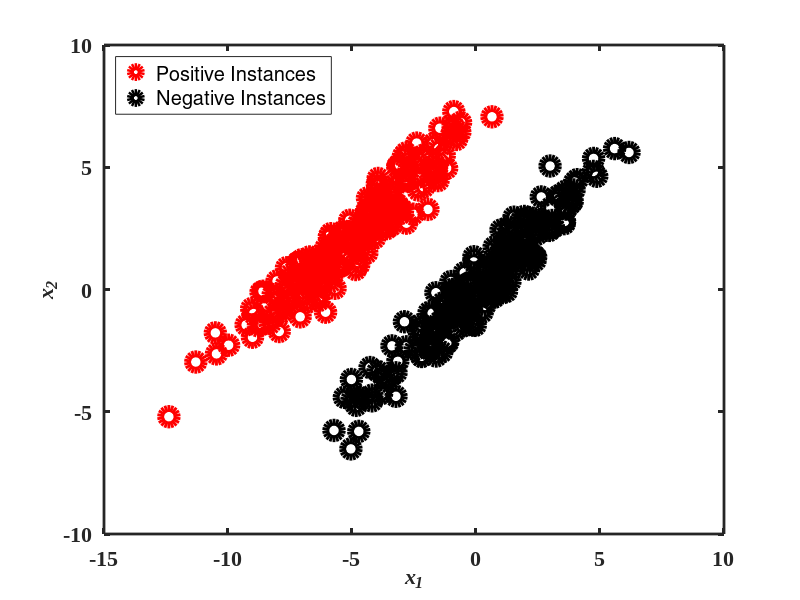

The MATLAB source for this figure: (Note: this script raises an error after producing the figure.)
% function experiment_toy_LocalLDA2()

linewidth = 5;
fontsize = 16;
markersize = 12;

% generate two classes from two Gaussian function
nSmp = 200;
nFea  =  2;
delta1 = 10;
delta2 = 0.25;
mu1 = [-2.5 5];
mu2 = [0 0];
sigma1 = diag([delta1 delta2]);
sigma2 = diag([delta1 delta2]);

% Rotation Matrix
% R = [sqrt(2)/2 sqrt(2)/2; -sqrt(2)/2 sqrt(2)/2];
theta = pi/4;
R = [cos(theta) sin(theta); -sin(theta) cos(theta)];

gnd_inst =[];
inst_data = [];
inst_data = [mvnrnd(mu1,sigma1,nSmp); mvnrnd(mu2,sigma2,nSmp)]*R;
gnd_inst =  [ones(nSmp,1);-ones(nSmp,1)];

width= 800;
height = 640; 
figure1 = figure;
axes1 = axes('Parent',figure1,'LineWidth',2,...
    'GridLineStyle','--',...
    'FontWeight','bold',...
    'FontSize',fontsize,...
    'FontName','Times New Roman');
box(axes1,'on');
hold(axes1,'all');
% Create plot
plot(inst_data(find(gnd_inst==1),1),inst_data(find(gnd_inst==1),2),...
    'MarkerSize',markersize,'Marker','o','LineWidth',linewidth,'LineStyle','none',...
    'Color',[1 0 0]);
% Create plot
plot(inst_data(find(gnd_inst==-1),1),inst_data(find(gnd_inst==-1),2),...
    'MarkerSize',markersize,'Marker','o','LineWidth',linewidth,'LineStyle','none',...
    'Color',[0 0 0]);
legend('Positive Instances', 'Negative Instances','Location','NorthWest');
% Create xlabel
xlabel('x_1','FontWeight','bold','FontSize',fontsize,'FontName','Times New Roman',...
    'FontAngle','italic');
% Create ylabel
ylabel('x_2','FontWeight','bold','FontSize',fontsize,'FontName','Times New Roman',...
    'FontAngle','italic');

fea = inst_data;
gnd = gnd_inst;
Ratio = 0.8;
[train_index, test_index] = splitdata_random(gnd, Ratio);

ttrain_data = fea(train_index,:);
ttrain_label = gnd(train_index);
ttest_data = fea(test_index,:);
ttest_label = gnd(test_index);

Num_Kfolds = 5;
cv_index= crossvalind('Kfold',ttrain_label,Num_Kfolds);
t_set = [0.0000001 0.000001 0.00001 0.0001 0.001 0.01 0.1 1];
for parat = 1:length(t_set)
    for fold_id=1:Num_Kfolds
        % The remaning folds as the training dataset
        test_index_cv = find(cv_index ==fold_id);
        train_index_cv = find(cv_index ~=fold_id);
        
        ttrain_data_cv = ttrain_data(train_index_cv,:);
        ttrain_label_cv = ttrain_label(train_index_cv);
        ttest_data_cv = ttrain_data(test_index_cv,:);
        ttest_label_cv = ttrain_label(test_index_cv);
        
        options = [];
        options.IterMax = 20;
        options.t =t_set(parat);
        d =max(gnd);
        % [W_llda, S, obj] = NLocalLDA(ttrain_data_cv, ttrain_label_cv, d, options);
        expa = exp(1);
        [W_llda, S, obj] = NLocalLDA_log(ttrain_data_cv, ttrain_label_cv, d, options,expa);
        
        % LDA
        options_lda = [];
        options_lda.Fisherface = 1;
        [W_lda, eigvalue] = LDA(ttrain_label_cv,options_lda,ttrain_data_cv);
        
        
        figure2 = figure(2);
        axes2 = axes('Parent',figure2,'LineWidth',2,...
            'GridLineStyle','--',...
            'FontWeight','bold',...
            'FontSize',fontsize,...
            'FontName','Times New Roman');
        box(axes2,'on');
        hold(axes2,'all');
        % Create plot
        plot(inst_data(find(gnd_inst==1),1),inst_data(find(gnd_inst==1),2),...
            'MarkerSize',markersize,'Marker','o','LineWidth',linewidth,'LineStyle','none',...
            'Color',[1 0 0]);
        % Create plot
        plot(inst_data(find(gnd_inst==-1),1),inst_data(find(gnd_inst==-1),2),...
            'MarkerSize',markersize,'Marker','o','LineWidth',linewidth,'LineStyle','none',...
            'Color',[0 0 0]);
        
        data_mu = mean(inst_data);
        c_lda = W_lda(2,1)*data_mu(1,1)-W_lda(1,1)*data_mu(1,2);
        c_llda = W_llda(2,1)*data_mu(1,1)-W_llda(1,1)*data_mu(1,2);
        xmin = min(inst_data(:,1));
        xmax = max(inst_data(:,1));
        ymin = min(inst_data(:,2));
        ymax = max(inst_data(:,2));
        
        toy_x = [xmin:0.01: xmax];
        primal_y_lda = (W_lda(2,1)*toy_x+c_lda)./W_lda(1,1);
        primal_y_llda = (W_llda(1,1)*toy_x+c_llda)./W_llda(2,1);
        
        plot(toy_x,primal_y_llda,'-b','LineWidth',linewidth);
        plot(toy_x,primal_y_lda,'--g','LineWidth',linewidth);
        legend('Positive', 'Negative','ADA','LDA','Location','NorthWest');
        set(gcf, 'Position', [200 200 width height]);
        set(gcf, 'PaperPositionMode', 'auto')
        
        fprintf('One experiment is finished.\n');
    end
end

